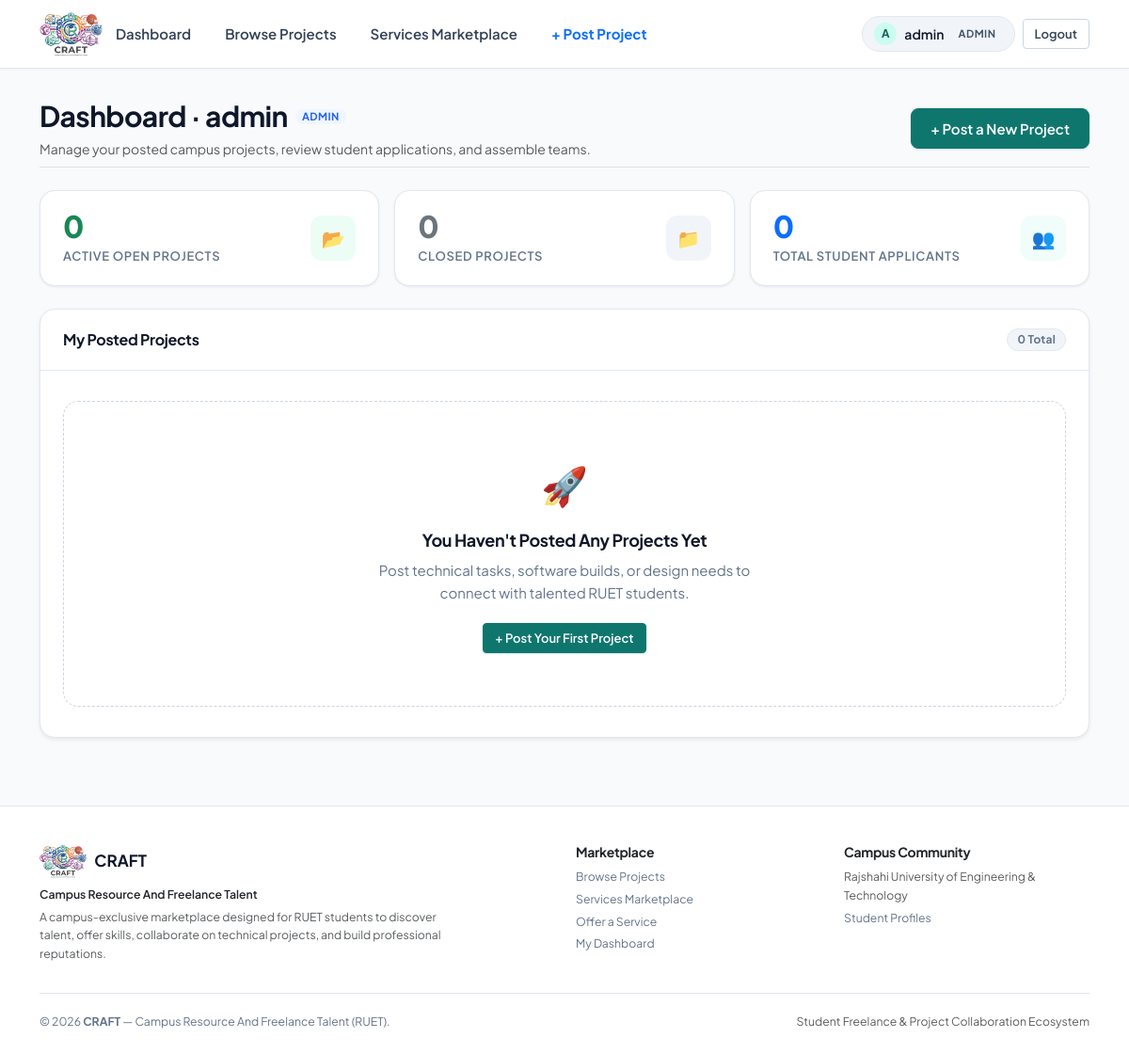
Page /projects/dashboard/ (signed in) on the committed database.
### accounts/models.py (models this page shows, shortened)
class User(AbstractUser):
    class Role(models.TextChoices):
        STUDENT = 'student', 'Student'
        CLIENT = 'client', 'Client'
        ADMIN = 'admin', 'Admin'
    role = models.CharField(max_length=10, choices=Role.choices, default=Role.STUDENT)
    skills = models.CharField(max_length=255, blank=True, help_text="Comma separated skills")
    bio = models.TextField(blank=True)
    company_name = models.CharField(max_length=150, blank=True)
    @property
    def is_client(self):
        return self.role == self.Role.CLIENT
    @property
    def is_admin_role(self):
        return self.role == self.Role.ADMIN or self.is_superuser

### projects/views.py (the view)
# urls.py: path('dashboard/', views.client_dashboard, name='client_dashboard'),
@login_required
def client_dashboard(request):
    if not client_required(request.user):
        raise PermissionDenied("Only clients can view this dashboard.")
    projects = Project.objects.filter(client=request.user).annotate(
        app_count=Count('applications')
    ).order_by('-created_at')
    total_applicants = sum(p.app_count for p in projects)
    return render(request, 'projects/client_dashboard.html', {
        'projects': projects,
        'open_count': projects.filter(status='open').count(),
        'closed_count': projects.filter(status='closed').count(),
        'total_applicants': total_applicants,
    })

### projects/views.py (called while the page is built)
def client_required(user):
    return user.is_authenticated and (user.is_client or user.is_admin_role)

### templates/projects/client_dashboard.html (shortened to what this page needs)
{% extends 'base.html' %}
{% block content %}
<div class="d-flex flex-column flex-md-row align-items-md-center justify-content-between gap-3 mb-4 pb-2 border-bottom">
    <div>
        <div class="d-flex align-items-center gap-2 mb-1">
            <h2 class="fw-bold mb-0">Dashboard &middot; {{ user.company_name|default:user.username }}</h2>
            <span class="cw-role-pill cw-role-client">{{ user.role }}</span>
        </div>
        <p class="text-muted small mb-0">Manage your posted campus projects, review student applications, and assemble teams.</p>
    </div>
    <div>
        <a href="{% url 'projects:project_create' %}" class="btn btn-primary">
            + Post a New Project
        </a>
    </div>
</div>
<div class="row g-3 mb-4">
    <div class="col-12 col-sm-4">
        <div class="cw-stat-card">
            <div>
                <div class="cw-stat-value text-success">{{ open_count }}</div>
                <div class="cw-stat-label">Active Open Projects</div>
            </div>
            <div class="cw-stat-icon-wrapper" style="background-color: var(--cw-success-bg); color: var(--cw-success);">
                📂
            </div>
        </div>
    </div>
    <div class="col-12 col-sm-4">
        <div class="cw-stat-card">
            <div>
                <div class="cw-stat-value text-secondary">{{ closed_count }}</div>
                <div class="cw-stat-label">Closed Projects</div>
            </div>
            <div class="cw-stat-icon-wrapper" style="background-color: var(--cw-bg-subtle); color: var(--cw-text-muted);">
                📁
            </div>
        </div>
    </div>
    <div class="col-12 col-sm-4">
        <div class="cw-stat-card">
            <div>
                <div class="cw-stat-value text-primary">{{ total_applicants }}</div>
                <div class="cw-stat-label">Total Student Applicants</div>
            </div>
            <div class="cw-stat-icon-wrapper" style="background-color: var(--cw-primary-50); color: var(--cw-primary-700);">
                👥
            </div>
        </div>
    </div>
</div>
<div class="card shadow-sm mb-4">
    <div class="card-header d-flex align-items-center justify-content-between">
        <h5 class="mb-0 fw-bold">My Posted Projects</h5>
        <span class="badge bg-secondary">{{ projects|length }} Total</span>
    </div>
    {% if projects %}
        <div class="table-responsive">
            <table class="table cw-table align-middle">
                <thead>
                    <tr>
                        <th>Project Title</th>
                        <th>Budget</th>
                        <th>Status</th>
                        <th>Applicants</th>
                        <th>Date Posted</th>
                        <th class="text-end">Actions</th>
                    </tr>
                </thead>
                <tbody>
                    {% for project in projects %}
                        <tr>
                            <td>
                                <a href="{% url 'projects:project_detail' project.pk %}" class="fw-bold text-dark text-decoration-none">
                                    {{ project.title }}
                                </a>
                                {% if project.category %}
                                    <div class="text-muted small">{{ project.category }}</div>
                                {% endif %}
                            </td>
                            <td>
                                <span class="fw-semibold text-primary">${{ project.budget }}</span>
                            </td>
                            <td>
                                {% if project.status == 'open' %}
                                    <span class="badge bg-success">Open</span>
                                {% else %}
                                    <span class="badge bg-secondary">Closed</span>
                                {% endif %}
                            </td>
                            <td>
                                <a href="{% url 'applications:applicants_list' project.pk %}" class="btn btn-sm btn-outline-primary py-1 px-2">
                                    👥 {{ project.app_count }} applicant{{ project.app_count|pluralize }}
                                </a>
                            </td>
                            <td class="text-muted small">
                                {{ project.created_at|date:"M d, Y" }}
                            </td>
                            <td class="text-end">
                                <div class="btn-group btn-group-sm">
                                    <a href="{% url 'projects:project_detail' project.pk %}" class="btn btn-outline-secondary" title="View details">
                                        View
                                    </a>
                                    <a href="{% url 'projects:project_update' project.pk %}" class="btn btn-outline-secondary" title="Edit project">
                                        Edit
                                    </a>
                                    <a href="{% url 'projects:project_delete' project.pk %}" class="btn btn-outline-danger" title="Delete project">
                                        Delete
                                    </a>
                                </div>
                            </td>
                        </tr>
                    {% endfor %}
                </tbody>
            </table>
        </div>
    {% else %}
        <div class="card-body">
            <div class="cw-empty-state my-2">
                <div class="cw-empty-icon">🚀</div>
                <h5 class="cw-empty-title">You Haven't Posted Any Projects Yet</h5>
                <p class="cw-empty-desc">Post technical tasks, software builds, or design needs to connect with talented RUET students.</p>
                <a href="{% url 'projects:project_create' %}" class="btn btn-primary btn-sm">
                    + Post Your First Project
                </a>
            </div>
        </div>
    {% endif %}
</div>
{% endblock %}

### templates/base.html (shortened to what this page needs)
{% load static %}
<!DOCTYPE html>
<html lang="en">
<head>
    <link href="{% static 'vendor/css/bootstrap.min.css' %}" rel="stylesheet">
    <link href="{% static 'css/base.css' %}" rel="stylesheet">
    <link href="{% static 'css/components.css' %}" rel="stylesheet">
</head>
<body>
<header class="cw-navbar">
    <div class="container">
        <a class="cw-brand" href="{% url 'home' %}" title="CRAFT — Campus Resource And Freelance Talent" aria-label="CRAFT — Campus Resource And Freelance Talent">
            <img src="{% static 'images/craft-logo.png' %}" alt="CRAFT — Campus Resource And Freelance Talent" class="cw-navbar-logo">
        </a>
        <div class="collapse navbar-collapse d-lg-flex justify-content-between" id="cwNavCollapse">
            <ul class="cw-nav-links my-2 my-lg-0">
                {% if user.is_authenticated %}
                    <li>
                        <a class="cw-nav-link" href="{% url 'accounts:dashboard' %}">Dashboard</a>
                    </li>
                    <li>
                        <a class="cw-nav-link" href="{% url 'projects:project_list' %}">Browse Projects</a>
                    </li>
                    <li>
                        <a class="cw-nav-link" href="{% url 'services:service_list' %}">Services Marketplace</a>
                    </li>
                    {% if user.is_client or user.is_admin_role %}
                        <li>
                            <a class="cw-nav-link text-primary fw-bold" href="{% url 'projects:project_create' %}">+ Post Project</a>
                        </li>
                    {% endif %}
                {% endif %}
            </ul>
            <div class="d-flex align-items-center gap-2 mt-2 mt-lg-0">
                {% if user.is_authenticated %}
                    <a href="{% url 'accounts:profile' %}" class="cw-user-badge" title="View & Edit Profile">
                        <span class="cw-user-avatar">{{ user.username|make_list|first|upper }}</span>
                        <span>{{ user.username }}</span>
                        <span class="cw-role-pill cw-role-{{ user.role }}">{{ user.role }}</span>
                    </a>
                    <form method="post" action="{% url 'accounts:logout' %}" class="d-inline" data-no-disable="true">
                        <button type="submit" class="btn btn-sm btn-outline-secondary" title="Sign out of your account">Logout</button>
                    </form>
                {% else %}
                    <a href="{% url 'accounts:login' %}" class="btn btn-sm btn-outline-secondary">Sign In</a>
                    <a href="{% url 'accounts:register' %}" class="btn btn-sm btn-primary">Get Started</a>
                {% endif %}
            </div>
        </div>
    </div>
</header>
<main class="cw-main-content">
    <div class="container">
        {% block content %}{% endblock %}
    </div>
</main>
<footer class="cw-footer">
    <div class="container">
        <div class="row gy-4">
            <div class="col-md-6">
                <div class="d-flex align-items-center gap-2 mb-2">
                    <img src="{% static 'images/craft-logo.png' %}" alt="CRAFT Logo" class="cw-footer-logo">
                    <span class="cw-footer-brand mb-0">CRAFT</span>
                </div>
                <div class="fw-semibold text-dark small mb-1">Campus Resource And Freelance Talent</div>
                <p class="text-muted small mb-0" style="max-width: 440px;">
                    A campus-exclusive marketplace designed for RUET students to discover talent, offer skills, collaborate on technical projects, and build professional reputations.
                </p>
            </div>
            <div class="col-md-3 col-6">
                <h6 class="fw-bold text-dark mb-2">Marketplace</h6>
                <ul class="list-unstyled small mb-0">
                    <li class="mb-1"><a href="{% url 'projects:project_list' %}">Browse Projects</a></li>
                    <li class="mb-1"><a href="{% url 'services:service_list' %}">Services Marketplace</a></li>
                    {% if user.is_authenticated %}
                        <li class="mb-1"><a href="{% url 'services:service_create' %}">Offer a Service</a></li>
                    {% endif %}
                    <li><a href="{% url 'accounts:dashboard' %}">My Dashboard</a></li>
                </ul>
            </div>
            <div class="col-md-3 col-6">
                <h6 class="fw-bold text-dark mb-2">Campus Community</h6>
                <ul class="list-unstyled small mb-0">
                    <li class="mb-1"><span class="text-muted">Rajshahi University of Engineering & Technology</span></li>
                    <li class="mb-1"><a href="{% url 'accounts:profile' %}">Student Profiles</a></li>
                </ul>
            </div>
        </div>
        <div class="cw-footer-bottom small">
            <div>&copy; {% now "Y" %} <strong>CRAFT</strong> &mdash; Campus Resource And Freelance Talent (RUET).</div>
            <div class="text-muted">Student Freelance & Project Collaboration Ecosystem</div>
        </div>
    </div>
</footer>
</body>
</html>

### static/css/components.css (style rules this page uses)
.btn, .cw-btn { display: inline-flex; align-items: center; justify-content: center; gap: 0.5rem; font-family: var(--cw-font-sans); font-size: 0.9375rem; font-weight: 600; line-height: 1.4; padding: 0.625rem 1.25rem; border-radius: var(--cw-radius-sm); border: 1px solid transparent; cursor: pointer; text-decoration: none; transition: all var(--cw-transition-fast); white-space: nowrap; }
.btn-primary, .cw-btn-primary { background-color: var(--cw-primary-700); color: #ffffff; border-color: var(--cw-primary-700); box-shadow: 0 1px 2px rgba(15, 118, 110, 0.2); }
.btn-outline-secondary, .cw-btn-outline-secondary { background-color: transparent; color: var(--cw-text-body); border-color: var(--cw-border-medium); }
.btn-sm, .cw-btn-sm { padding: 0.375rem 0.75rem; font-size: 0.8125rem; border-radius: var(--cw-radius-xs); }
.card, .cw-card { background-color: var(--cw-bg-surface); border: 1px solid var(--cw-border-subtle); border-radius: var(--cw-radius-lg); box-shadow: var(--cw-shadow-sm); transition: transform var(--cw-transition-normal), box-shadow var(--cw-transition-normal), border-color var(--cw-transition-normal); position: relative; overflow: hidden; }
.card-body, .cw-card-body { padding: 1.5rem; }
.card-header, .cw-card-header { background-color: transparent; border-bottom: 1px solid var(--cw-border-subtle); padding: 1.25rem 1.5rem; font-weight: 700; color: var(--cw-text-main); }
.badge, .cw-badge { display: inline-flex; align-items: center; gap: 0.25rem; padding: 0.25rem 0.625rem; font-size: 0.75rem; font-weight: 700; border-radius: var(--cw-radius-full); line-height: 1.2; text-transform: capitalize; letter-spacing: 0.02em; }
.badge.bg-secondary, .cw-badge-neutral { background-color: var(--cw-bg-subtle) !important; color: var(--cw-text-muted) !important; border: 1px solid var(--cw-border-subtle); }
.cw-stat-card { background-color: var(--cw-bg-surface); border: 1px solid var(--cw-border-subtle); border-radius: var(--cw-radius-lg); padding: 1.25rem 1.5rem; display: flex; align-items: center; justify-content: space-between; box-shadow: var(--cw-shadow-sm); transition: transform var(--cw-transition-fast), box-shadow var(--cw-transition-fast); }
.cw-stat-value { font-size: 2rem; font-weight: 800; line-height: 1.1; color: var(--cw-text-main); letter-spacing: -0.03em; }
.cw-stat-label { font-size: 0.8125rem; font-weight: 600; color: var(--cw-text-muted); text-transform: uppercase; letter-spacing: 0.05em; margin-top: 0.25rem; }
.cw-stat-icon-wrapper { width: 48px; height: 48px; border-radius: var(--cw-radius-md); display: flex; align-items: center; justify-content: center; font-size: 1.25rem; }
.cw-empty-state { text-align: center; padding: 3.5rem 1.5rem; background-color: var(--cw-bg-surface); border: 1.5px dashed var(--cw-border-medium); border-radius: var(--cw-radius-lg); margin: 1.5rem 0; }
.cw-empty-icon { font-size: 2.5rem; margin-bottom: 1rem; display: inline-block; }
.cw-empty-title { font-size: 1.125rem; font-weight: 700; color: var(--cw-text-main); margin-bottom: 0.5rem; }
.cw-empty-desc { font-size: 0.9375rem; color: var(--cw-text-muted); max-width: 440px; margin: 0 auto 1.25rem; }

### rows in the picture
User: username|make_list "A", username "admin", role "ADMIN", company_name "admin"

### other values in the picture
{{ open_count }} "0"
{{ closed_count }} "0"
{{ total_applicants }} "0"
{{ projects|length }} "0"
